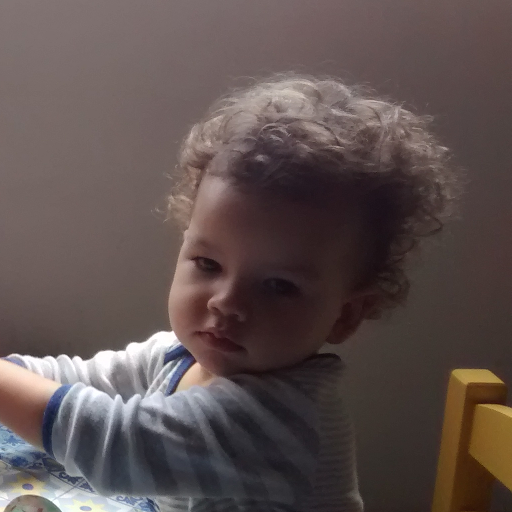
#> input picture trabalho01/VisaoTrab1.tiff, 512 x 512 px
$ jupyter execute task01.ipynb
#> lines starting #> are read from the running program, lines starting #| are printed output that depends on the picture
# Codificação de arquivos e operações pontuais

## Convertendo imagem

Importando bibliotecas e definindo variávies.

[cell 1]
import cv2
import os
import numpy as np
import matplotlib.pyplot as plt
import matplotlib as mpl
from sklearn.metrics import mean_squared_error

file_name = "VisaoTrab1.tiff"
file_name_no_extension = os.path.splitext(file_name)[0]

Abrindo o arquivo "VisaoTrab1.tiff".

[cell 2]
img = cv2.imread(file_name)
#> img is the input picture: shape (512, 512, 3); mean B, G, R 78.9, 80.6, 93.8

Criando arquivos JPEG - 10, 50 e 90%

[cell 3]
created_files = []
for quality in [10, 50, 90]:
    created_files += [f'{file_name_no_extension}_{quality}.jpg']
    cv2.imwrite(created_files[-1], img, [int(cv2.IMWRITE_JPEG_QUALITY), quality])
#> after the loop, created_files = ['VisaoTrab1_10.jpg', 'VisaoTrab1_50.jpg', 'VisaoTrab1_90.jpg']

Salvar imagem como TIFF - LZW.
Conforme descrito na documentação do OpenCV, versão 4.0.1 (a que é instalada pelo pip3), o padrão do TIFF não permite escolher o tipo de compressão.
https://docs.opencv.org/3.0-beta/modules/imgcodecs/doc/reading_and_writing_images.html#imwrite

Aparentemente está disponivel apenas na versão 4.1 que necessita ser baixada e compilada para então instalar na máquina.

[cell 4]
created_files += [f'{file_name_no_extension}_LZW.tiff']
#> created_files = ['VisaoTrab1_10.jpg', 'VisaoTrab1_50.jpg', 'VisaoTrab1_90.jpg', 'VisaoTrab1_LZW.tiff']
# cv2.imwrite(created_files[-1], img, [5])
# cv2.imwrite(created_files[-1], img, [int(cv2.TIFFTAG_COMPRESSION), 5])
cv2.imwrite(created_files[-1], img)
#> Out = True

Agora analisando agora diferença nos arquivos, sendo:
* VisaoTrab1.tiff o arquivo original;
* VisaoTrab1_10.jpg o arquivo em JPEG com 10% da qualidade;
* VisaoTrab1_50.jpg o arquivo em JPEG com 50% da qualidade;
* VisaoTrab1_10.jpg o arquivo em JPEG com 90% da qualidade;
* VisaoTrab1_LZW.tiff o arquivo salvo utilizando o formato TIFF.

A coluna **Tamanho** está expressa em bytes, a coluna % indica o percentual do tamanho do arquivo em relação ao original, EQM indica a média do erro quadrático para os canais blue (**EQM(B)**), green (**EQM(G)**) e red (**EQM( R )**).

[cell 5]
file_size = os.path.getsize(file_name)
created_files_sizes = [os.path.getsize(x) for x in created_files]
#> created_files_sizes = [6823, 13226, 35895, 319654]

table_values = []
table_values += [(file_name, file_size, 100, 0, 0, 0)]

def get_channel(image, channel_number):
#> called with channel_number = 0
    channel_cn = np.zeros(image.shape[:2])
    for x in range(image.shape[0]):
        for y in range(image.shape[1]):
            channel_cn[x, y] = image[x, y][channel_number]
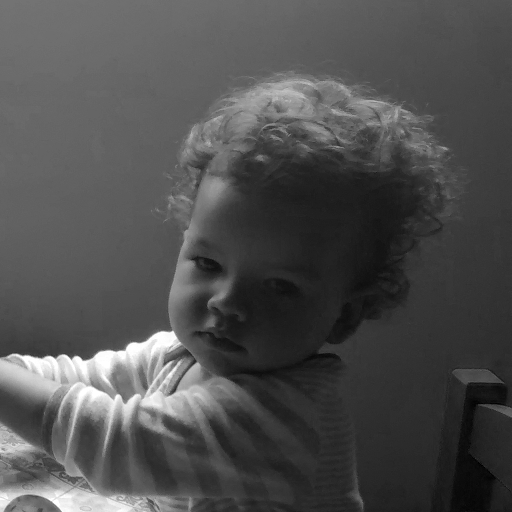
#> channel_cn: shape (512, 512) float64; min 0, max 255, mean 78.9
    return channel_cn

original_channel = [get_channel(img, x) for x in range(3)]
#> call 2 of get_channel, with channel_number = 1
#> in get_channel (call 2), `channel_cn = np.zeros(image.shape[:2])`: channel_cn: shape (512, 512) float64; every value is 0
#> after the loop in get_channel (call 2), `for x in range(image.shape[0]):`:
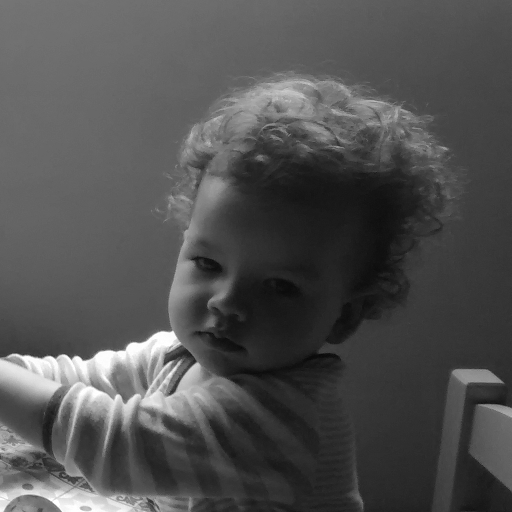
#> channel_cn: shape (512, 512) float64; min 8, max 255, mean 80.6
#> call 3 of get_channel, with channel_number = 2
#> after the loop in get_channel (call 3), `for x in range(image.shape[0]):`:
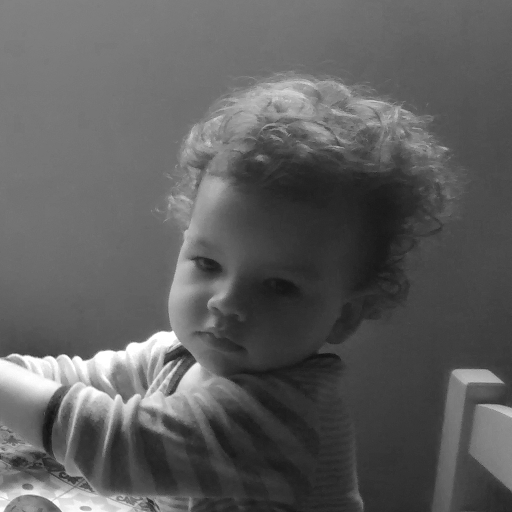
#> channel_cn: shape (512, 512) float64; min 16, max 255, mean 93.8
#> original_channel = 3 items

# print(f"Tamanho do arquivo original ({file_name}): {file_size} bytes.")
for i in range(len(created_files)):
    img_temp = cv2.imread(created_files[i])
    temp_channel = [get_channel(img_temp, x) for x in range(3)]
#> temp_channel = 3 items
    temp_size = os.path.getsize(created_files[i])
#> temp_size = 6823
    table_values += [(created_files[i], temp_size, 100.0 * temp_size / file_size,
        mean_squared_error(original_channel[0], temp_channel[0]),
        mean_squared_error(original_channel[1], temp_channel[1]),
        mean_squared_error(original_channel[2], temp_channel[2]))]
#> table_values = [('VisaoTrab1.tiff', 786754, 100, 0, 0, 0), ('VisaoTrab1_10.jpg', 6823, 0.867, 70.02, 38.63, 51.05)]

print(";".join(['    Nome do arquivo', ' Tamanho', '   %  ', 'EQM(B)', 'EQM(G)', 'EQM(R)']))
for x in table_values:
    print(f"{x[0]:19s};{x[1]:8d};{x[2]:6.2f};{x[3]:6.2f};{x[4]:6.2f};{x[5]:6.2f}")
#> this loop made 5 passes
#> x on passes 1 to 5: ('VisaoTrab1.tiff', 786754, 100, 0, 0, 0), ('VisaoTrab1_10.jpg', 6823, 0.867, 70.02, 38.63, 51.05), ('VisaoTrab1_50.jpg', 13226, 1.68, 11.03, 7.73, 10.07), ('VisaoTrab1_90.jpg', 35895, 4.56, 4.09, 2.8, 3.36), ('VisaoTrab1_LZW.tiff', 319654, 40.63, 0, 0, 0)
#| VisaoTrab1.tiff    ;  786754;100.00;  0.00;  0.00;  0.00
#| VisaoTrab1_10.jpg  ;    6823;  0.87; 70.02; 38.63; 51.05
#| VisaoTrab1_50.jpg  ;   13226;  1.68; 11.03;  7.73; 10.07
#| VisaoTrab1_90.jpg  ;   35895;  4.56;  4.09;  2.80;  3.36
#| VisaoTrab1_LZW.tiff;  319654; 40.63;  0.00;  0.00;  0.00

print("\nNome do arquivo, tamanho do arquivo em bytes, percentual do tamanho do arquivo original, média do erro quadrático para os canais BGR")

Conforme podemos ver nos arquivos em JPEG, embora os fatores de qualidade sejam de 10, 50 e 90% o tamanho dos arquivos gerados é de ordem de grandeza no máximo de 4,56% do tamanho do arquivo original, isto se dá porque este formato utiliza compressão com perda de informação.
Pode-se notar também como a média do erro quadrático para os canais BGR diminui a medida que se aumenta a qualidade do JPEG.

Outro ponto interessante de se analisar é que o formato salvo em TIFF representa penas 40,63% do tamanho do arquivo original mas apresenta valor zero para a média do erro quadrático para todos os canais.

------
## Correção gama

Convertento a imagem para HSV.

[cell 6]
img = cv2.imread(file_name)
hsv = cv2.cvtColor(img, cv2.COLOR_BGR2HSV)
#> hsv: shape (512, 512, 3); mean H, S, V 47.5, 55.1, 95.4

Vai ser utilizado um fator gamma menor do que 1 para aumentar o contraste das partes escuras da imagem.
A constante com o valor máximo para o canal V, conforme a documentação do OpenCV o valor máximo para o canal H (Hue) é de 255.

https://docs.opencv.org/3.2.0/df/d9d/tutorial_py_colorspaces.html

[cell 7]
gamma = 1.0/2.0
channel_max = 255.0

Separando o canal H na variável channel_v e convertendo para a escala de 1.0 e então aplicando operação gamma sobre todo o canal V.

[cell 8]
channel_v = get_channel(hsv, 2) / channel_max
channel_v = channel_v ** gamma * channel_max
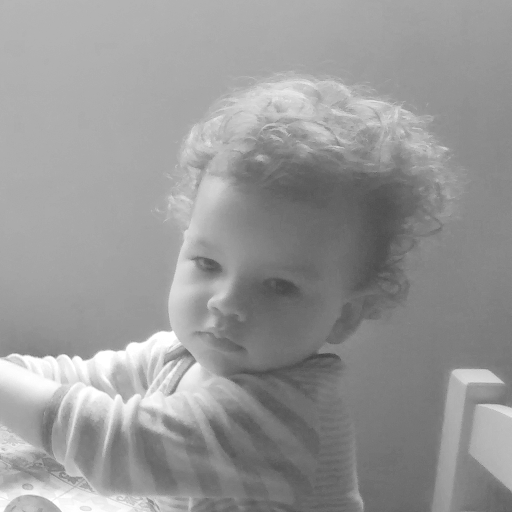
#> channel_v: shape (512, 512) float64; min 67.75, max 255, mean 152.3

Salvando na matrix.

[cell 9]
def set_channel(dst, src, channel_number, channel_min = 0, channel_max = 255):
#> called with channel_number = 2, channel_min = 0, channel_max = 255
    for x in range(dst.shape[0]):
        for y in range(dst.shape[1]):
            dst[x, y][channel_number] = int(max(min(src[x, y], channel_max), 0))
#> dst: shape (512, 512, 3); mean H, S, V 47.5, 55.1, 151.7

set_channel(hsv, channel_v, 2, 0, channel_max)
# for x in range(hsv.shape[0]):
#     for y in range(hsv.shape[1]):
#         hsv[x, y][0] = int(max(min(channel_v[x, y], channel_max), 0))

Convertendo imagem para BGR e salvando o arquivo.

[cell 10]
img = cv2.cvtColor(hsv, cv2.COLOR_HSV2BGR)
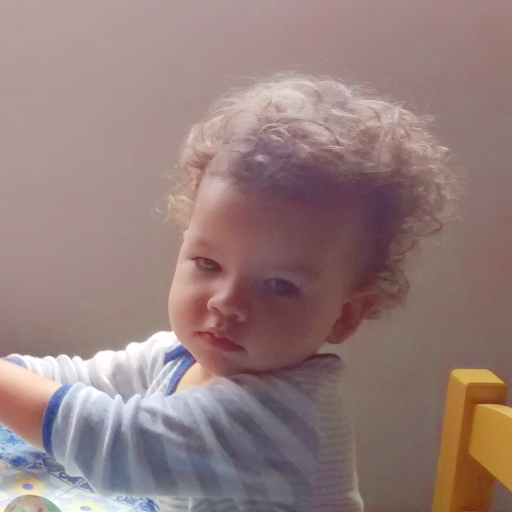
#> img: shape (512, 512, 3); mean B, G, R 124, 126, 149.2
file_name_gamma = f'{file_name_no_extension}_{gamma:.2f}.tiff'
cv2.imwrite(file_name_gamma, img)
#> Out = True

Fazendo o histograma.

[cell 11]
mpl.rc("savefig", dpi = 150)

image_titles = [(file_name, 'Original'), (file_name_gamma, 'Imagem gamma')]
images_rows_cols = []

for image_file_name, title in image_titles:
    img = cv2.imread(image_file_name, 0)
#> img: shape (512, 512); min 11, max 255, mean 84.4
    rows, cols = img.shape
#> rows = 512; cols = 512
    images_rows_cols += [(img, rows, cols)]
    plt.imshow(img, cmap=plt.get_cmap('gray'), vmin=0, vmax=255)
    plt.title(title)
    plt.show()

[cell 12]
for i in range(len(image_titles)):
    img, rows, cols = images_rows_cols[i]
    image_file_name, title = image_titles[i]

    hist, bins = np.histogram(img, range=(0, 255), bins=64)
    hist = hist / float(rows * cols)
    center = (bins[:-1] + bins[1:]) / 2
    first_not_zero = 0
    for i in range(len(hist)):
        first_not_zero = i
        if hist[i] > 0:
            break
    plt.bar(center, hist, align='center', color='m', width=4)
    plt.xlim([0, 255])
    plt.ylim([0, 0.1])
    plt.ylabel('$p(f(x,y))$', fontsize=16)
    plt.xlabel(f'Intensidade {title}', fontsize=16)
    m_y = 0.005
    m = np.mean(img)
    s = np.std(img)
    plt.plot(m, m_y , "ko")
    plt.plot([m - s, m + s], [m_y] * 2, "k--");
    plt.savefig(f'{os.path.splitext(image_file_name)[0]}_Hist.eps')
    plt.show()
    print(f'\nMedia: {np.mean(img):.2f}')
    print(f'Desvio Padrao: {np.std(img):.2f}')
    print(f'Primeiro valor não nulo no histograma: {first_not_zero}')
#> this loop made 2 passes
#> (rows, cols, m, s) on passes 1 to 2: (512, 512, 84.36, 41.2), (512, 512, 132.7, 35.78)
#| Media: 84.36
#| Desvio Padrao: 41.20
#| Media: 132.72
#| Desvio Padrao: 35.78
#> pass 1, `plt.savefig(f'{os.path.splitext(image_file_name)[0]}_Hist.eps')`:
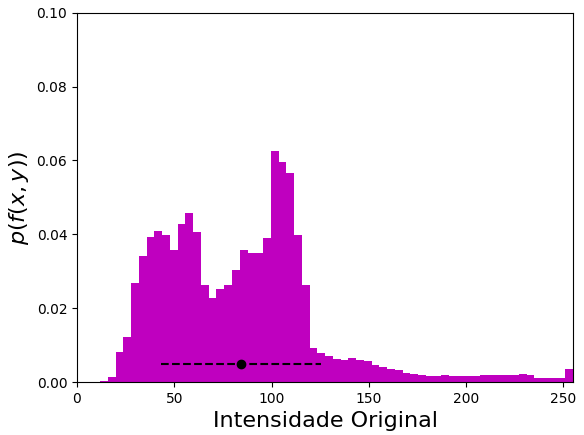
#> figure drawn by matplotlib, 1 panel; tallest bar 0.0625 high, from x = 99.6 to 103.6
#> pass 2, `plt.savefig(f'{os.path.splitext(image_file_name)[0]}_Hist.eps')`:
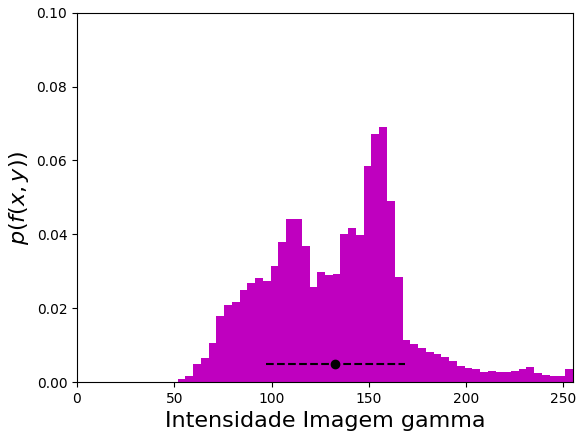
#> figure drawn by matplotlib, 1 panel; tallest bar 0.0689 high, from x = 155.4 to 159.4
